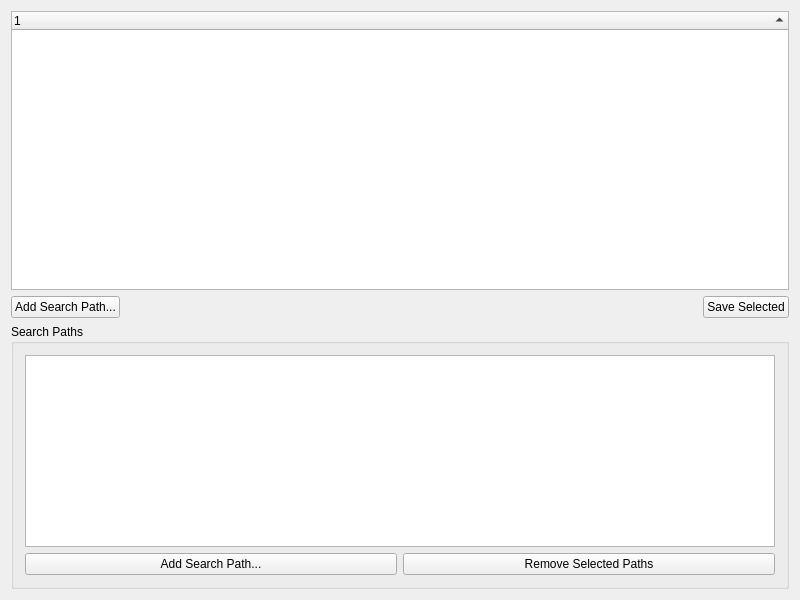
<?xml version="1.0" encoding="UTF-8"?>
<ui version="4.0">
 <class>TileRecSettingsClass</class>
 <widget class="QDialog" name="TileRecSettingsClass">
  <property name="geometry">
   <rect>
    <x>0</x>
    <y>0</y>
    <width>800</width>
    <height>600</height>
   </rect>
  </property>
  <property name="windowTitle">
   <string>TileRec Settings</string>
  </property>
  <layout class="QVBoxLayout" name="verticalLayout">
   <item>
    <widget class="QTreeWidget" name="m_DeviceTree">
     <property name="sizePolicy">
      <sizepolicy hsizetype="Expanding" vsizetype="Expanding">
       <horstretch>0</horstretch>
       <verstretch>1</verstretch>
      </sizepolicy>
     </property>
     <property name="selectionMode">
      <enum>QAbstractItemView::ExtendedSelection</enum>
     </property>
     <property name="selectionBehavior">
      <enum>QAbstractItemView::SelectItems</enum>
     </property>
     <property name="rootIsDecorated">
      <bool>false</bool>
     </property>
     <property name="itemsExpandable">
      <bool>false</bool>
     </property>
     <property name="sortingEnabled">
      <bool>true</bool>
     </property>
     <column>
      <property name="text">
       <string notr="true">1</string>
      </property>
     </column>
    </widget>
   </item>
   <item>
    <widget class="QWidget" name="m_Controls" native="true">
     <layout class="QHBoxLayout" name="horizontalLayout">
      <property name="leftMargin">
       <number>0</number>
      </property>
      <property name="topMargin">
       <number>0</number>
      </property>
      <property name="rightMargin">
       <number>0</number>
      </property>
      <property name="bottomMargin">
       <number>0</number>
      </property>
      <item>
       <widget class="QPushButton" name="m_BrowseForRecordPath">
        <property name="text">
         <string>Add Search Path...</string>
        </property>
        <property name="autoDefault">
         <bool>false</bool>
        </property>
       </widget>
      </item>
      <item>
       <spacer name="horizontalSpacer">
        <property name="orientation">
         <enum>Qt::Horizontal</enum>
        </property>
        <property name="sizeHint" stdset="0">
         <size>
          <width>591</width>
          <height>20</height>
         </size>
        </property>
       </spacer>
      </item>
      <item>
       <widget class="QPushButton" name="m_SaveSelected">
        <property name="text">
         <string>Save Selected</string>
        </property>
        <property name="autoDefault">
         <bool>false</bool>
        </property>
       </widget>
      </item>
     </layout>
    </widget>
   </item>
   <item>
    <widget class="QGroupBox" name="m_SearchPaths">
     <property name="title">
      <string>Search Paths</string>
     </property>
     <layout class="QVBoxLayout" name="verticalLayout_2">
      <item>
       <widget class="QListWidget" name="m_UserPaths">
        <property name="editTriggers">
         <set>QAbstractItemView::NoEditTriggers</set>
        </property>
        <property name="selectionMode">
         <enum>QAbstractItemView::ExtendedSelection</enum>
        </property>
        <property name="selectionBehavior">
         <enum>QAbstractItemView::SelectRows</enum>
        </property>
       </widget>
      </item>
      <item>
       <widget class="QWidget" name="m_Controls_2" native="true">
        <layout class="QHBoxLayout" name="horizontalLayout_2">
         <property name="leftMargin">
          <number>0</number>
         </property>
         <property name="topMargin">
          <number>0</number>
         </property>
         <property name="rightMargin">
          <number>0</number>
         </property>
         <property name="bottomMargin">
          <number>0</number>
         </property>
         <item>
          <widget class="QPushButton" name="m_BrowseForRecordPathVisible">
           <property name="text">
            <string>Add Search Path...</string>
           </property>
           <property name="autoDefault">
            <bool>false</bool>
           </property>
          </widget>
         </item>
         <item>
          <widget class="QPushButton" name="m_RemoveRecordPath">
           <property name="text">
            <string>Remove Selected Paths</string>
           </property>
           <property name="autoDefault">
            <bool>false</bool>
           </property>
          </widget>
         </item>
        </layout>
       </widget>
      </item>
     </layout>
    </widget>
   </item>
  </layout>
 </widget>
 <layoutdefault spacing="6" margin="11"/>
 <tabstops>
  <tabstop>m_DeviceTree</tabstop>
  <tabstop>m_BrowseForRecordPath</tabstop>
  <tabstop>m_UserPaths</tabstop>
  <tabstop>m_RemoveRecordPath</tabstop>
  <tabstop>m_SaveSelected</tabstop>
 </tabstops>
 <resources>
  <include location="TileRecSettings.qrc"/>
 </resources>
 <connections/>
</ui>
